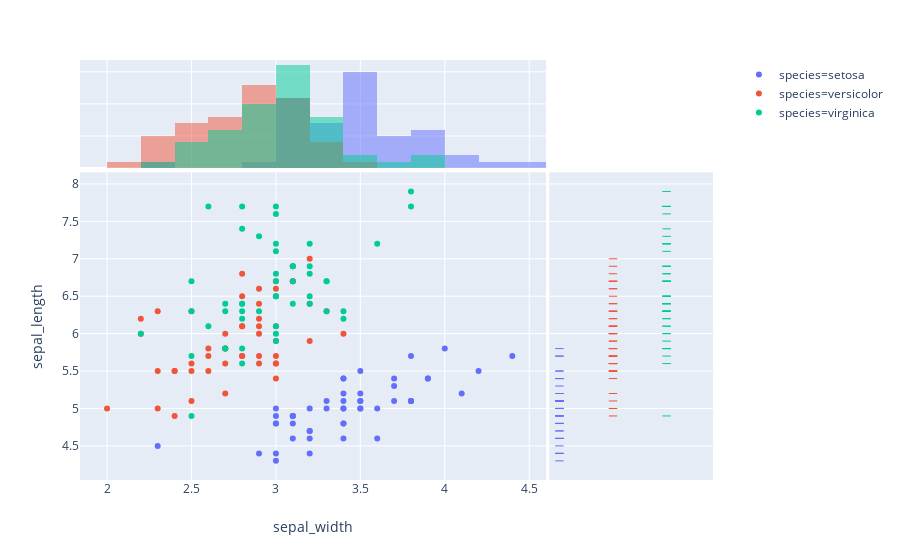

Here is the notebook cell this chart was saved with:
### Code cell
fig = px.scatter(iris, x="sepal_width", y="sepal_length", color="species", marginal_y="rug", marginal_x="histogram")
fig

### Figure 1 — Plotly figure (JSON) as saved in the notebook; plotly's stock layout.template omitted (floating-point values rounded to 4 significant figures)
{"data": [{"hoverlabel": {"namelength": 0}, "hovertemplate": "species=setosa<br>sepal_width=%{x}<br>sepal_length=%{y}", "legendgroup": "species=setosa", "marker": {"color": "#636efa", "symbol": "circle"}, "mode": "markers", "name": "species=setosa", "showlegend": true, "type": "scatter", "x": [3.5, 3, 3.2, 3.1, 3.6, 3.9, 3.4, 3.4, 2.9, 3.1, 3.7, 3.4, 3, 3, 4, 4.4, 3.9, 3.5, 3.8, 3.8, 3.4, 3.7, 3.6, 3.3, 3.4, 3, 3.4, 3.5, 3.4, 3.2, 3.1, 3.4, 4.1, 4.2, 3.1, 3.2, 3.5, 3.1, 3, 3.4, 3.5, 2.3, 3.2, 3.5, 3.8, 3, 3.8, 3.2, 3.7, 3.3], "xaxis": "x", "y": [5.1, 4.9, 4.7, 4.6, 5, 5.4, 4.6, 5, 4.4, 4.9, 5.4, 4.8, 4.8, 4.3, 5.8, 5.7, 5.4, 5.1, 5.7, 5.1, 5.4, 5.1, 4.6, 5.1, 4.8, 5, 5, 5.2, 5.2, 4.7, 4.8, 5.4, 5.2, 5.5, 4.9, 5, 5.5, 4.9, 4.4, 5.1, 5, 4.5, 4.4, 5, 5.1, 4.8, 5.1, 4.6, 5.3, 5], "yaxis": "y"}, {"alignmentgroup": "True", "bingroup": "x", "hoverlabel": {"namelength": 0}, "hovertemplate": "species=setosa<br>sepal_width=%{x}<br>count=%{y}", "legendgroup": "species=setosa", "marker": {"color": "#636efa"}, "name": "species=setosa", "offsetgroup": "species=setosa", "opacity": 0.5, "showlegend": false, "type": "histogram", "x": [3.5, 3, 3.2, 3.1, 3.6, 3.9, 3.4, 3.4, 2.9, 3.1, 3.7, 3.4, 3, 3, 4, 4.4, 3.9, 3.5, 3.8, 3.8, 3.4, 3.7, 3.6, 3.3, 3.4, 3, 3.4, 3.5, 3.4, 3.2, 3.1, 3.4, 4.1, 4.2, 3.1, 3.2, 3.5, 3.1, 3, 3.4, 3.5, 2.3, 3.2, 3.5, 3.8, 3, 3.8, 3.2, 3.7, 3.3], "xaxis": "x3", "yaxis": "y3"}, {"alignmentgroup": "True", "boxpoints": "all", "fillcolor": "rgba(255,255,255,0)", "hoverlabel": {"namelength": 0}, "hoveron": "points", "hovertemplate": "species=setosa<br>sepal_length=%{y}", "jitter": 0, "legendgroup": "species=setosa", "line": {"color": "rgba(255,255,255,0)"}, "marker": {"color": "#636efa", "symbol": "line-ew-open"}, "name": "species=setosa", "offsetgroup": "species=setosa", "showlegend": false, "type": "box", "xaxis": "x2", "y": [5.1, 4.9, 4.7, 4.6, 5, 5.4, 4.6, 5, 4.4, 4.9, 5.4, 4.8, 4.8, 4.3, 5.8, 5.7, 5.4, 5.1, 5.7, 5.1, 5.4, 5.1, 4.6, 5.1, 4.8, 5, 5, 5.2, 5.2, 4.7, 4.8, 5.4, 5.2, 5.5, 4.9, 5, 5.5, 4.9, 4.4, 5.1, 5, 4.5, 4.4, 5, 5.1, 4.8, 5.1, 4.6, 5.3, 5], "yaxis": "y2"}, {"hoverlabel": {"namelength": 0}, "hovertemplate": "species=versicolor<br>sepal_width=%{x}<br>sepal_length=%{y}", "legendgroup": "species=versicolor", "marker": {"color": "#EF553B", "symbol": "circle"}, "mode": "markers", "name": "species=versicolor", "showlegend": true, "type": "scatter", "x": [3.2, 3.2, 3.1, 2.3, 2.8, 2.8, 3.3, 2.4, 2.9, 2.7, 2, 3, 2.2, 2.9, 2.9, 3.1, 3, 2.7, 2.2, 2.5, 3.2, 2.8, 2.5, 2.8, 2.9, 3, 2.8, 3, 2.9, 2.6, 2.4, 2.4, 2.7, 2.7, 3, 3.4, 3.1, 2.3, 3, 2.5, 2.6, 3, 2.6, 2.3, 2.7, 3, 2.9, 2.9, 2.5, 2.8], "xaxis": "x", "y": [7, 6.4, 6.9, 5.5, 6.5, 5.7, 6.3, 4.9, 6.6, 5.2, 5, 5.9, 6, 6.1, 5.6, 6.7, 5.6, 5.8, 6.2, 5.6, 5.9, 6.1, 6.3, 6.1, 6.4, 6.6, 6.8, 6.7, 6, 5.7, 5.5, 5.5, 5.8, 6, 5.4, 6, 6.7, 6.3, 5.6, 5.5, 5.5, 6.1, 5.8, 5, 5.6, 5.7, 5.7, 6.2, 5.1, 5.7], "yaxis": "y"}, {"alignmentgroup": "True", "bingroup": "x", "hoverlabel": {"namelength": 0}, "hovertemplate": "species=versicolor<br>sepal_width=%{x}<br>count=%{y}", "legendgroup": "species=versicolor", "marker": {"color": "#EF553B"}, "name": "species=versicolor", "offsetgroup": "species=versicolor", "opacity": 0.5, "showlegend": false, "type": "histogram", "x": [3.2, 3.2, 3.1, 2.3, 2.8, 2.8, 3.3, 2.4, 2.9, 2.7, 2, 3, 2.2, 2.9, 2.9, 3.1, 3, 2.7, 2.2, 2.5, 3.2, 2.8, 2.5, 2.8, 2.9, 3, 2.8, 3, 2.9, 2.6, 2.4, 2.4, 2.7, 2.7, 3, 3.4, 3.1, 2.3, 3, 2.5, 2.6, 3, 2.6, 2.3, 2.7, 3, 2.9, 2.9, 2.5, 2.8], "xaxis": "x3", "yaxis": "y3"}, {"alignmentgroup": "True", "boxpoints": "all", "fillcolor": "rgba(255,255,255,0)", "hoverlabel": {"namelength": 0}, "hoveron": "points", "hovertemplate": "species=versicolor<br>sepal_length=%{y}", "jitter": 0, "legendgroup": "species=versicolor", "line": {"color": "rgba(255,255,255,0)"}, "marker": {"color": "#EF553B", "symbol": "line-ew-open"}, "name": "species=versicolor", "offsetgroup": "species=versicolor", "showlegend": false, "type": "box", "xaxis": "x2", "y": [7, 6.4, 6.9, 5.5, 6.5, 5.7, 6.3, 4.9, 6.6, 5.2, 5, 5.9, 6, 6.1, 5.6, 6.7, 5.6, 5.8, 6.2, 5.6, 5.9, 6.1, 6.3, 6.1, 6.4, 6.6, 6.8, 6.7, 6, 5.7, 5.5, 5.5, 5.8, 6, 5.4, 6, 6.7, 6.3, 5.6, 5.5, 5.5, 6.1, 5.8, 5, 5.6, 5.7, 5.7, 6.2, 5.1, 5.7], "yaxis": "y2"}, {"hoverlabel": {"namelength": 0}, "hovertemplate": "species=virginica<br>sepal_width=%{x}<br>sepal_length=%{y}", "legendgroup": "species=virginica", "marker": {"color": "#00cc96", "symbol": "circle"}, "mode": "markers", "name": "species=virginica", "showlegend": true, "type": "scatter", "x": [3.3, 2.7, 3, 2.9, 3, 3, 2.5, 2.9, 2.5, 3.6, 3.2, 2.7, 3, 2.5, 2.8, 3.2, 3, 3.8, 2.6, 2.2, 3.2, 2.8, 2.8, 2.7, 3.3, 3.2, 2.8, 3, 2.8, 3, 2.8, 3.8, 2.8, 2.8, 2.6, 3, 3.4, 3.1, 3, 3.1, 3.1, 3.1, 2.7, 3.2, 3.3, 3, 2.5, 3, 3.4, 3], "xaxis": "x", "y": [6.3, 5.8, 7.1, 6.3, 6.5, 7.6, 4.9, 7.3, 6.7, 7.2, 6.5, 6.4, 6.8, 5.7, 5.8, 6.4, 6.5, 7.7, 7.7, 6, 6.9, 5.6, 7.7, 6.3, 6.7, 7.2, 6.2, 6.1, 6.4, 7.2, 7.4, 7.9, 6.4, 6.3, 6.1, 7.7, 6.3, 6.4, 6, 6.9, 6.7, 6.9, 5.8, 6.8, 6.7, 6.7, 6.3, 6.5, 6.2, 5.9], "yaxis": "y"}, {"alignmentgroup": "True", "bingroup": "x", "hoverlabel": {"namelength": 0}, "hovertemplate": "species=virginica<br>sepal_width=%{x}<br>count=%{y}", "legendgroup": "species=virginica", "marker": {"color": "#00cc96"}, "name": "species=virginica", "offsetgroup": "species=virginica", "opacity": 0.5, "showlegend": false, "type": "histogram", "x": [3.3, 2.7, 3, 2.9, 3, 3, 2.5, 2.9, 2.5, 3.6, 3.2, 2.7, 3, 2.5, 2.8, 3.2, 3, 3.8, 2.6, 2.2, 3.2, 2.8, 2.8, 2.7, 3.3, 3.2, 2.8, 3, 2.8, 3, 2.8, 3.8, 2.8, 2.8, 2.6, 3, 3.4, 3.1, 3, 3.1, 3.1, 3.1, 2.7, 3.2, 3.3, 3, 2.5, 3, 3.4, 3], "xaxis": "x3", "yaxis": "y3"}, {"alignmentgroup": "True", "boxpoints": "all", "fillcolor": "rgba(255,255,255,0)", "hoverlabel": {"namelength": 0}, "hoveron": "points", "hovertemplate": "species=virginica<br>sepal_length=%{y}", "jitter": 0, "legendgroup": "species=virginica", "line": {"color": "rgba(255,255,255,0)"}, "marker": {"color": "#00cc96", "symbol": "line-ew-open"}, "name": "species=virginica", "offsetgroup": "species=virginica", "showlegend": false, "type": "box", "xaxis": "x2", "y": [6.3, 5.8, 7.1, 6.3, 6.5, 7.6, 4.9, 7.3, 6.7, 7.2, 6.5, 6.4, 6.8, 5.7, 5.8, 6.4, 6.5, 7.7, 7.7, 6, 6.9, 5.6, 7.7, 6.3, 6.7, 7.2, 6.2, 6.1, 6.4, 7.2, 7.4, 7.9, 6.4, 6.3, 6.1, 7.7, 6.3, 6.4, 6, 6.9, 6.7, 6.9, 5.8, 6.8, 6.7, 6.7, 6.3, 6.5, 6.2, 5.9], "yaxis": "y2"}], "layout": {"autosize": true, "barmode": "overlay", "legend": {"tracegroupgap": 0}, "margin": {"t": 60}, "xaxis": {"anchor": "y", "autorange": true, "domain": [0, 0.7215], "range": [1.851, 4.6], "title": {"text": "sepal_width"}, "type": "linear"}, "xaxis2": {"anchor": "y2", "autorange": true, "domain": [0.7265, 0.98], "matches": "x2", "range": [-0.5351, 2.5], "showgrid": false, "showticklabels": false, "type": "category"}, "xaxis3": {"anchor": "y3", "autorange": true, "domain": [0, 0.7215], "matches": "x", "range": [1.851, 4.6], "showgrid": true, "showticklabels": false, "type": "linear"}, "xaxis4": {"anchor": "y4", "domain": [0.7265, 0.98], "matches": "x2", "showgrid": false, "showticklabels": false}, "yaxis": {"anchor": "x", "autorange": true, "domain": [0, 0.7326], "range": [4.049, 8.151], "title": {"text": "sepal_length"}, "type": "linear"}, "yaxis2": {"anchor": "x2", "autorange": true, "domain": [0, 0.7326], "matches": "y", "range": [4.049, 8.151], "showgrid": true, "showticklabels": false, "type": "linear"}, "yaxis3": {"anchor": "x3", "autorange": true, "domain": [0.7426, 1], "matches": "y3", "range": [0, 16.84], "showgrid": true, "showticklabels": false}, "yaxis4": {"anchor": "x4", "domain": [0.7426, 1], "matches": "y3", "showgrid": true, "showticklabels": false}}}
